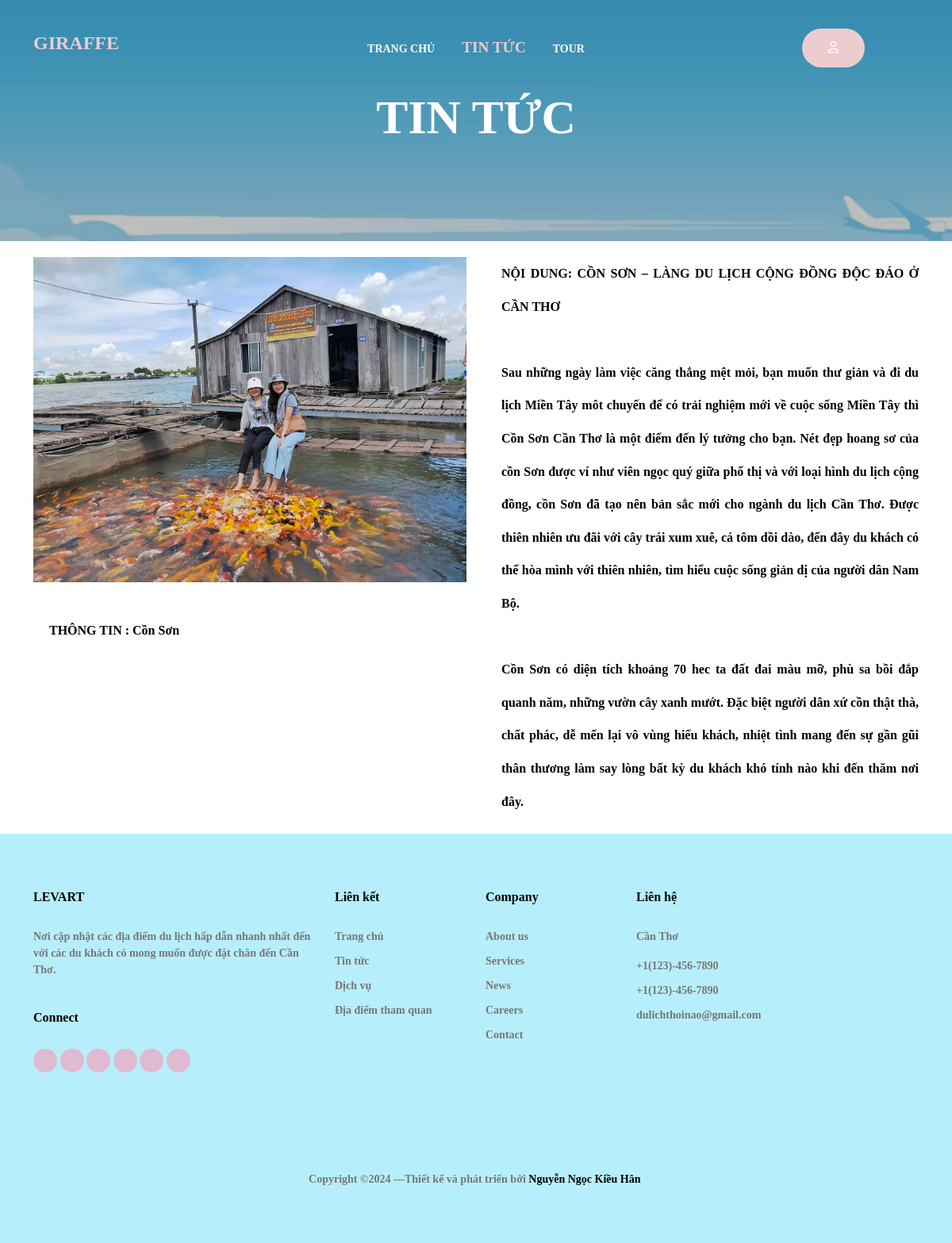
/chitietbaiviet.php?id=12, run on the app's committed database.
### tables this page shows
CREATE TABLE `baiviet` (
  `BV_MA` int(11) NOT NULL,
  `BV_TIEUDE` varchar(150) NOT NULL,
  `BV_NOIDUNG` text NOT NULL,
  `BV_HINHANH` varchar(150) NOT NULL,
  `BV_TINHTRANG` tinyint(1) NOT NULL
);

### chitietbaiviet.php (the view, shortened to what this page needs)
<?php
include "inc/header.php";
require "connect.php";
if (isset($_GET['id']) && !empty($_GET['id'])) {
    $baiviet_id = $_GET['id'];
    $sql = "SELECT * FROM baiviet WHERE BV_MA = $baiviet_id";
    $result = $conn->query($sql);
    if ($result->num_rows > 0) {
        $row = $result->fetch_assoc();
    } else {
        echo "Không tìm thấy bài viết.";
    }
} else {
    echo "ID bài viết không hợp lệ.";
}
?>
<div class="hero overlay py-0 bg-white">
    <div class="img-bg rellax">
        <img src="images/nen.jpg" alt="Image" class="img-fluid">
    </div>
    <div class="container">
        <div class="row align-items-center justify-content-start">
            <div class="col-lg-12 mx-auto text-center">
                <h1 class="heading" data-aos="fade-up">TIN TỨC</h1>
            </div>
        </div>
    </div>
</div>
<div class="container">
    <div class="row">
        <div class="col-lg-6">
            <img src="images/<?php echo isset($row['BV_HINHANH']) ? $row['BV_HINHANH'] : ''; ?>" alt="Hình ảnh tour"
                class="img-tour" style="max-width: 100%;">
            <div class="details">
                <div class="detail-item">
                    <strong>THÔNG TIN :</strong>
                    <?php echo isset($row['BV_TIEUDE']) ? $row['BV_TIEUDE'] : ''; ?>
                </div>
            </div>
        </div>
        <div class="col-lg-6">
            <div class="details" style="text-align: justify;">
                <div class="detail-item">
                    <strong>NỘI DUNG:</strong>
                    <?php echo isset($row['BV_NOIDUNG']) ? nl2br($row['BV_NOIDUNG']) : ''; ?>
                </div>
            </div>
        </div>
    </div>
</div>
<?php include "inc/footer.php" ?>

### data on the page
baiviet: BV_HINHANH (picture), BV_TIEUDE "Cồn Sơn", BV_NOIDUNG "CỒN SƠN – LÀNG DU LỊCH CỘNG ĐỒNG ĐỘC ĐÁO Ở CẦN THƠ Sau những ngày làm việc căng thẳng mệt mỏi, bạn muốn thư giản và đi du lịch Miền Tây môt chuyến để có trải nghiệm mới về cuộc sống Miền Tây thì Cồn Sơn Cần Thơ là một điểm đến lý tưởng cho bạn. Nét đẹp hoang sơ của cồn Sơn được ví như viên ngọc quý giữa phố thị và với loại hình du lịch cộng đồng, cồn Sơn đã tạo nên bản sắc mới cho ngành du lịch Cần Thơ. Được thiên nhiên ưu đãi với cây trái xum xuê, cá tôm dồi dào, đến đây du khách có thể hòa mình với thiên nhiên, tìm hiểu cuộc sống giản dị của người dân Nam Bộ. Cồn Sơn có diện tích khoảng 70 hec ta đất đai màu mỡ, phù sa bồi đắp quanh năm, những vườn cây xanh mướt. Đặc biệt người dân xứ cồn…"
